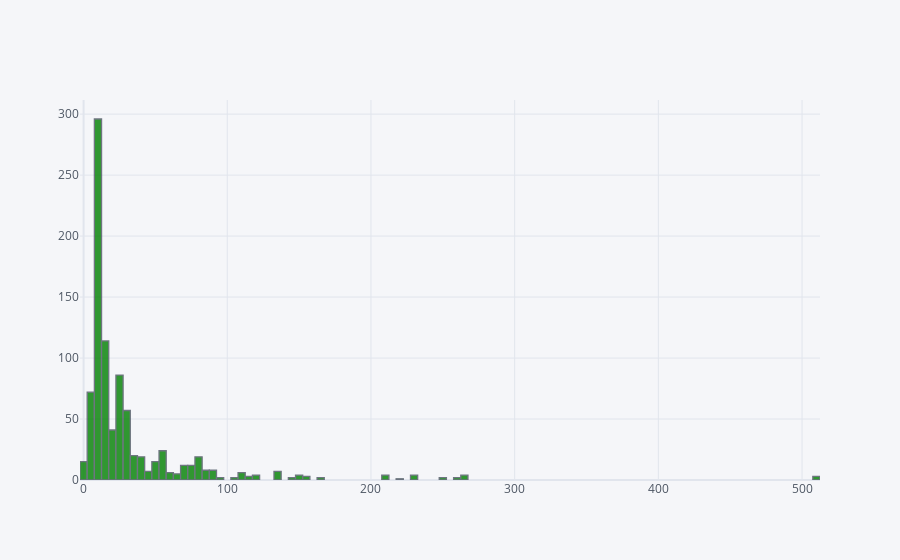

Here is the notebook cell this chart was saved with:
### Markdown cell above
### Cufflinks for plots

### Code cell
import cufflinks as cf
cf.go_offline()
titanic['Fare'].iplot(kind='hist',bins=200,color='green')

### Figure 1 — Plotly figure (JSON) as saved in the notebook; plotly's stock layout.template omitted (floating-point values rounded to 4 significant figures; data arrays with more than 128 entries replaced by an {"elided": "..."} marker saying what was removed)
{"data": [{"histfunc": "count", "histnorm": "", "marker": {"color": "rgba(0, 128, 0, 1.0)", "line": {"color": "#4D5663", "width": 1.3}}, "name": "Fare", "nbinsx": 200, "opacity": 0.8, "orientation": "v", "type": "histogram", "x": {"elided": "891 float values"}}], "layout": {"barmode": "overlay", "legend": {"bgcolor": "#F5F6F9", "font": {"color": "#4D5663"}}, "paper_bgcolor": "#F5F6F9", "plot_bgcolor": "#F5F6F9", "title": {"font": {"color": "#4D5663"}}, "xaxis": {"gridcolor": "#E1E5ED", "showgrid": true, "tickfont": {"color": "#4D5663"}, "title": {"font": {"color": "#4D5663"}, "text": ""}, "zerolinecolor": "#E1E5ED"}, "yaxis": {"gridcolor": "#E1E5ED", "showgrid": true, "tickfont": {"color": "#4D5663"}, "title": {"font": {"color": "#4D5663"}, "text": ""}, "zerolinecolor": "#E1E5ED"}}}
